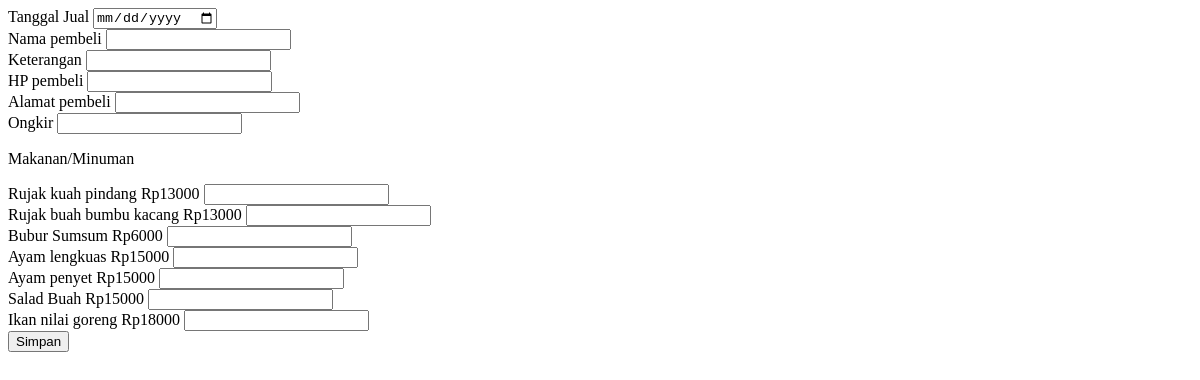
The page /kasir/sales/create/ on the database its author committed.
### kasir/models.py (models this page shows)
class Product(models.Model):
    code = models.CharField(max_length=5, unique=True)
    name = models.CharField(max_length=50)
    slug = models.CharField(max_length=100, unique=True)
    price = models.BigIntegerField()
    status = models.BooleanField(default=True)

### kasir/views.py (the view, shortened to what this page needs)
# urls.py: path('kasir/sales/create/', views.create_sale, name='sales.create'),
def create_sale(request):
    products = Product.objects.all()
    product = Product.objects.filter(pk=request.GET.get('product_id')).first()
    context = {
        'products': products,
        'product': product,
    }
    return render(request, 'kasir/sale-create.html', context=context)

### kasir/templates/kasir/sale-create.html (shortened to what this page needs)
{% extends 'base.html' %}
{% block content %}
<div class="bg-base-200">
  <div class="flex items-center justify-center p-12">
    <div class="mx-auto w-full max-w-[550px]">
      <form action="" method="POST">
        <div class="mb-5">
          <label for="sale_date" class="mb-3 block text-base font-medium text-[#07074D]">
            Tanggal Jual
          </label>
          <input type="date" name="sale_date" id="sale_date" required
            class="w-full rounded-md border border-[#e0e0e0] bg-white py-3 px-6 text-base font-medium text-[#6B7280] outline-none focus:border-[#6A64F1] focus:shadow-md" />
        </div>
        <div class="mb-5">
          <label for="sale_buyer_name" class=" mb-3 block text-base font-medium text-[#07074D]">
            Nama pembeli
          </label>
          <input type="text" name="sale_buyer_name" id="sale_buyer_name" required
            class="w-full rounded-md border border-[#e0e0e0] bg-white py-3 px-6 text-base font-medium text-[#6B7280] outline-none focus:border-[#6A64F1] focus:shadow-md" />
        </div>
        <div class="mb-5">
          <label for="sale_description" class=" mb-3 block text-base font-medium text-[#07074D]">
            Keterangan
          </label>
          <input type="text" name="sale_description" id="sale_description" required
            class="w-full rounded-md border border-[#e0e0e0] bg-white py-3 px-6 text-base font-medium text-[#6B7280] outline-none focus:border-[#6A64F1] focus:shadow-md" />
        </div>
        <div class="mb-5">
          <label for="sale_buyer_phone" class=" mb-3 block text-base font-medium text-[#07074D]">
            HP pembeli
          </label>
          <input type="text" name="sale_buyer_phone" id="sale_buyer_phone" required
            class="w-full rounded-md border border-[#e0e0e0] bg-white py-3 px-6 text-base font-medium text-[#6B7280] outline-none focus:border-[#6A64F1] focus:shadow-md" />
        </div>
        <div class="mb-5">
          <label for="sale_buyer_address" class="mb-3 block text-base font-medium text-[#07074D]">
            Alamat pembeli
          </label>
          <input type="text" name="sale_buyer_address" id="sale_buyer_address" required
            class="w-full rounded-md border border-[#e0e0e0] bg-white py-3 px-6 text-base font-medium text-[#6B7280] outline-none focus:border-[#6A64F1] focus:shadow-md" />
        </div>
        <div class="mb-5">
          <label for="sale_ongkir" class="mb-3 block text-base font-medium text-[#07074D]">
            Ongkir
          </label>
          <input type="number" name="sale_ongkir" id="sale_ongkir" required
            class="w-full rounded-md border border-[#e0e0e0] bg-white py-3 px-6 text-base font-medium text-[#6B7280] outline-none focus:border-[#6A64F1] focus:shadow-md" />
        </div>
        <p>Makanan/Minuman</p>
        {% for product in products %}
        <div class="mb-5">
          <label for="product{{product.id}}" id="label{{product.id}}" class="mb-3 block text-base font-medium text-[#07074D]">
            {{ product.name }} Rp{{ product.price }}
          </label>
          <input type="number" name="amount" id="amount{{product.id}}" />
        </div>
        {% endfor %}
        <div>
          <button type="submit"
            class="hover:shadow-form rounded-md bg-[#6A64F1] py-3 px-8 text-base font-semibold text-white outline-none">
            Simpan
          </button>
        </div>
      </form>
    </div>
  </div>
</div>
{% endblock %}

### rows shown on the page
Product: name "Rujak kuah pindang", price "13000"
Product: name "Rujak buah bumbu kacang", price "13000"
Product: name "Bubur Sumsum", price "6000"
Product: name "Ayam lengkuas", price "15000"
Product: name "Ayam penyet", price "15000"
Product: name "Salad Buah", price "15000"
Product: name "Ikan nilai goreng", price "18000"
